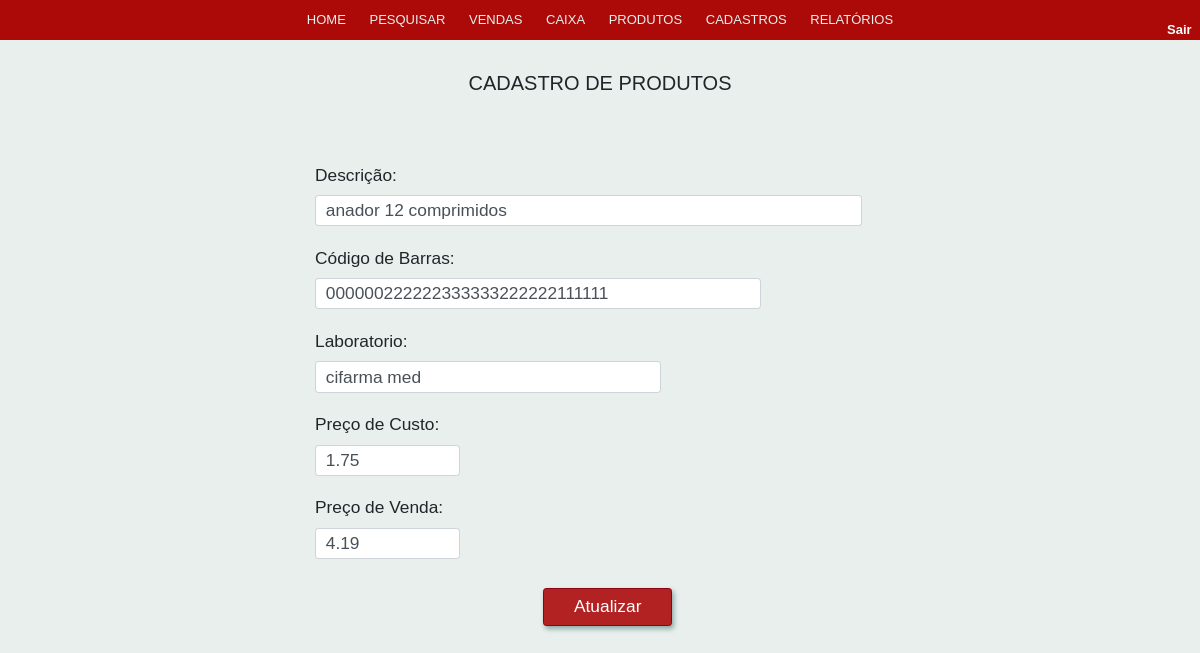
Page /view/AtualizaProduto.php?id_get_up=14 on the committed database.
### tables this page shows
CREATE TABLE IF NOT EXISTS `produto` (
  `id_produto` INT NOT NULL AUTO_INCREMENT,
  `nome_produto` VARCHAR(60) NOT NULL,
  `preco_custo` DECIMAL(10,2) NULL,
  `preco_venda` DECIMAL(10,2) NULL,
  `codigo_barras` VARCHAR(45) NULL,
  `pessoa_id_pessoa` INT NOT NULL,
  PRIMARY KEY (`id_produto`),
  INDEX `fk_produto_pessoa1_idx` (`pessoa_id_pessoa` ASC) ,
  CONSTRAINT `fk_produto_pessoa1`
    FOREIGN KEY (`pessoa_id_pessoa`)
    REFERENCES `pessoa` (`id_pessoa`)
    ON DELETE NO ACTION
    ON UPDATE NO ACTION);

CREATE TABLE IF NOT EXISTS `pessoa` (
  `id_pessoa` INT NOT NULL AUTO_INCREMENT,
  `nome` VARCHAR(45) NOT NULL,
  `cpf_cnpj` VARCHAR(20) NULL,
  `tipo_pessoa` ENUM('cliente', 'funcionario', 'fornecedor') NOT NULL,
  `email` VARCHAR(45) NULL,
  `telefone_fixo` VARCHAR(11) NULL,
  `telefone_celular` VARCHAR(11) NULL,
  `matricula` VARCHAR(11) NULL,
  `senha` VARCHAR(45) NULL,
  `funcao` ENUM('gerente', 'vendedor', 'operador de caixa') NULL,
  `endereco` VARCHAR(60) NULL,
  PRIMARY KEY (`id_pessoa`),
  UNIQUE INDEX `cpf_cnpj_UNIQUE` (`cpf_cnpj` ASC) );

### model/Produto.php (called while the page is built, shortened)
<?php
require_once 'Conexao.php';
require_once 'Pessoa.php';
class Produto
{
        public function selectProduto($id_up)
    {
        $conexao = new Conexao();
        $dados  = $conexao->pdo->prepare("SELECT * FROM produto WHERE id_produto = :id" );
        $dados->bindValue("id", $id_up);
        $dados->execute();
        $dadosSelecionados = $dados->fetch(PDO::FETCH_ASSOC);
        return $dadosSelecionados;
    }
}
?>

### model/Conexao.php (called while the page is built, shortened)
<?php
class Conexao {
   public $dbname = "projeto_cristofarma";
   public $host = "localhost";
   public $user = "root";
   public $senha = "";
    function __construct()
    {
        try {
            $this->pdo  = new PDO("mysql:dbname=" . $this->dbname . ";host=" . $this->host, $this->user, $this->senha);
        } catch (PDOException $e) {
            echo "Erro com Banco de Dados: " . $e->getMessage();
            exit();
        } catch (Exception $e) {
            echo "Erro Generico: " . $e->getMessage();
            exit();
        }
    }
}
?>

### model/Pessoa.php (called while the page is built, shortened)
<?php
require_once 'Conexao.php';
require_once 'Produto.php';
class Pessoa
{
    public function selectPessoaFornecedor($id_up)
    {
        $conexao = new Conexao();
        $dados  = $conexao->pdo->prepare("SELECT * FROM pessoa WHERE tipo_pessoa = 'fornecedor' AND id_pessoa = :id " );
        $dados->bindValue("id", $id_up);
        $dados->execute();
        $dadosSelecionados = $dados->fetchAll(PDO::FETCH_ASSOC);
        return $dadosSelecionados;
    }
}
?>

### view/AtualizaProduto.php (the view, shortened to what this page needs)
<!doctype html>
<html lang="pt">
<head>
  <link rel="stylesheet" href="../css/bootstrap/nav/navegador.css">
  <link rel="stylesheet" href="../css/estilo.css">
</head>
<body>
  <?php
  require_once '../model/Conexao.php';
  require_once '../model/Pessoa.php';
  require_once '../model/Produto.php';
  $produto = new Produto();
  $pessoa = new Pessoa();
  ?>
  <header>
    <nav class="dp-menu">
      <ul>
        <li><a href="home.php">HOME</a></li>
        <li><a href="#">PESQUISAR</a>
        </li>
        <li><a href="Vendas.php">VENDAS</a></li>
        <li><a href="Caixa.php">CAIXA</a></li>
        <li><a href="#">PRODUTOS</a>
        </li>
        <li><a href="Cadastros.php">CADASTROS</a></li>
        <li><a href="#">RELATÓRIOS</a>
      </ul>
    </nav>
    <div id="divSair">
      <a href="../index.php">Sair</a>
    </div>
  </header>
  <section id="principal">
    <?php
    if (isset($_GET['id_get_up']))
    {
      $id_up = addslashes($_GET['id_get_up']);
      $retornoConsulta = $produto->selectProduto($id_up);
    }
    ?>
    <form id="cadastro" method="POST">
      <legend>CADASTRO DE PRODUTOS</legend><br><br /><br />
      <label id="descricaoProduto">Descrição:</label><br />
      <input id="descricaoProduto" class="form-control" type="text" name="descricaoProduto" size="50" autofocus required value="<?php if (isset($retornoConsulta)) {
                                                                                                                                  echo $retornoConsulta['nome_produto'];
                                                                                                                                } ?>"><br /><br />
      <label id="codigoDeBarras">Código de Barras:</label><br />
      <input id="codigoDeBarras" class="form-control" type="text" maxlength="60" name="codigoDeBarras" size="40" required value="<?php if (isset($retornoConsulta)) {
                                                                                                                                    echo $retornoConsulta['codigo_barras'];
                                                                                                                                  } ?>"><br /><br />
      <?php
      $consultaLike = $retornoConsulta['pessoa_id_pessoa'];
      $res = $pessoa->selectPessoaFornecedor($consultaLike);
      ?>
      <label id="fornecedor">Laboratorio:</label><br />
      <input id="fornecedor" class="form-control" type="text" name="fornecedorSelecionado" size="30" required value="<?php if (isset($res)) {
                                                                                                                        echo $res[0]['nome'];
                                                                                                                      } ?>"><br /><br />
      <label id="precoCusto">Preço de Custo:</label><br />
      <input id="precoCusto" class="form-control" type="text" name="precoCusto" size="10" required value="<?php if (isset($retornoConsulta)) {
                                                                                                            echo $retornoConsulta['preco_custo'];
                                                                                                          } ?>"><br /><br />
      <label id="precoVenda">Preço de Venda:</label><br />
      <input id="precoVenda" class="form-control" type="text" name="precoVenda" size="10" required value="<?php if (isset($retornoConsulta)) {
                                                                                                            echo $retornoConsulta['preco_venda'];
                                                                                                          } ?>"><br />
      <input class="btn btn-outline-danger" id="btnCadastrar" type="submit" id="btnCadastrar" name="btnGravarClientes" style="margin-left: 40%; margin-top: 5%;" value="<?php if (isset($_GET['id_get_up'])) {
                                                                                                                                                                          echo 'Atualizar';
                                                                                                                                                                        } else {
                                                                                                                                                                          echo 'Cadastrar';
                                                                                                                                                                        } ?>">
    </form>
  </section>
</body>
</html>

### css/estilo.css (style rules this page uses)
* { padding: 0px; margin: 0px; font-family: sans-serif; font-size: 13px; }
section#principal { width: 50%; height: 650px; display: block; margin: auto; padding: 15px; }
#cadastro input, label { display: inline-block; font-size: 13pt; }
legend { text-align: center; font-size: 15pt; margin-top: 0px; }
input { font-size: 13pt; }
.btn { padding: 5px 30px; text-align: center; text-decoration: none; display: inline-block; font-size: 19px; box-shadow: 2px 3px 5px rgb(10 74 67 / 42%); }
.btn-outline-danger { color: #fff; background-color: #B22222; border: #8b0210 solid 1px; }
#divSair { width: 2%; font-size: 12pt; float: right; margin-right: 1%; margin-left: 80%; margin-top: -3%; }
#divSair a { color: white; font-weight: bolder; padding: 3px; }

### rows in the picture
produto: descricaoProduto "anador 12 comprimidos", codigoDeBarras "000000222222333333222222111111", precoCusto "1.75", precoVenda "4.19"
pessoa: fornecedorSelecionado "cifarma med"
